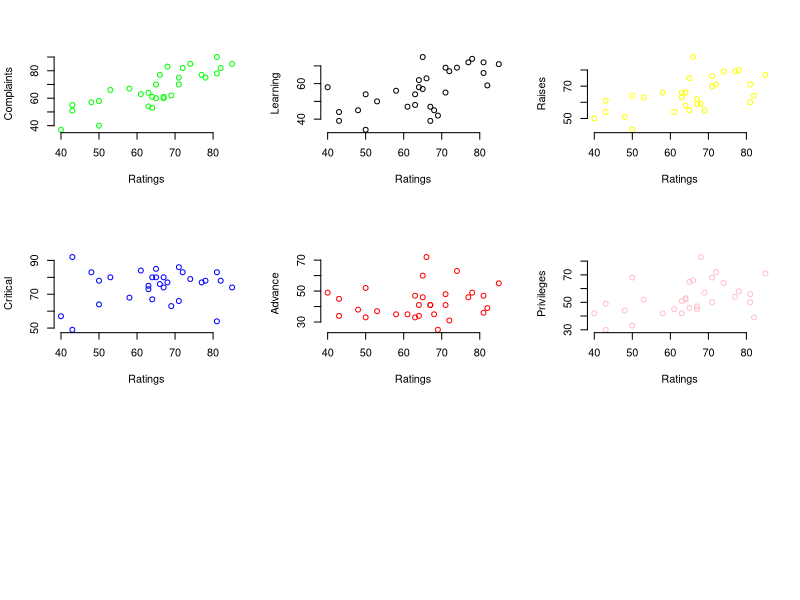
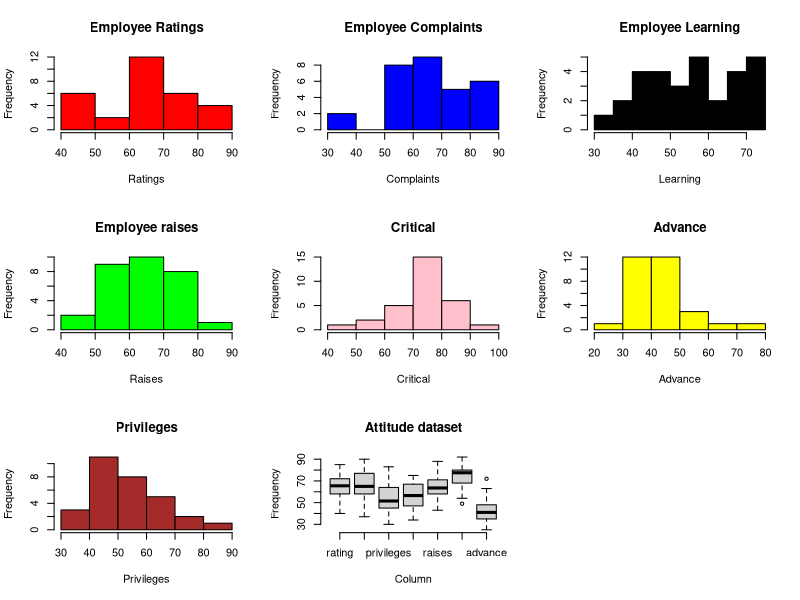

The R script that drew these images, in order:
# Name - Harsh Garg
# NYU Id - hg1067
# Date - April 5th, 2016
# Assignment - Session05_R Statistical graphs

# To create scatter plot of each variable in attitude data set
par(mfrow = c(3,3))
    plot(attitude$rating,attitude$complaints,xlab = "Ratings",ylab ="Complaints",frame.plot = FALSE,col = 'green') 
    plot(attitude$rating,attitude$learning,xlab = "Ratings",ylab ="Learning",frame.plot = FALSE,col = 'black')
    plot(attitude$rating,attitude$raises,xlab = "Ratings",ylab ="Raises",frame.plot = FALSE,col = 'yellow')
    plot(attitude$rating,attitude$critical,xlab = "Ratings",ylab ="Critical",frame.plot = FALSE,col = 'blue')
    plot(attitude$rating,attitude$advance,xlab = "Ratings",ylab ="Advance",frame.plot = FALSE,col = 'red')
    plot(attitude$rating,attitude$privileges,xlab = "Ratings",ylab ="Privileges",frame.plot = FALSE,col ='pink')
    
    
# To create histogram of each variable in attitude data set
par(mfrow = c(3,3))
    hist(attitude$rating,main = "Employee Ratings",xlab = "Ratings", col = "red")
    hist(attitude$complaints,main = "Employee Complaints",xlab = "Complaints",col = "blue")
    hist(attitude$learning,main = "Employee Learning",xlab = "Learning",col = "black")
    hist(attitude$raises,main = "Employee raises",xlab = "Raises",col = "green")
    hist(attitude$critical,main = "Critical",xlab = "Critical",col = "pink")
    hist(attitude$advance,main = "Advance",xlab = "Advance",col = "yellow")
    hist(attitude$privileges,main = "Privileges",xlab = "Privileges",col = "brown")
    
    
# To create boxplot of each variable in attitude data set
  boxplot(attitude,main="Attitude dataset",xlab="Column",ylab="Frequency",frame.plot= FALSE)


